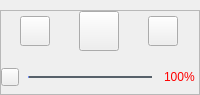
<?xml version="1.0" encoding="UTF-8"?>
<ui version="4.0">
 <class>SystemTray</class>
 <widget class="QWidget" name="SystemTray">
  <property name="geometry">
   <rect>
    <x>0</x>
    <y>0</y>
    <width>200</width>
    <height>95</height>
   </rect>
  </property>
  <property name="maximumSize">
   <size>
    <width>200</width>
    <height>16777215</height>
   </size>
  </property>
  <property name="windowTitle">
   <string>Form</string>
  </property>
  <property name="styleSheet">
   <string notr="true"/>
  </property>
  <layout class="QVBoxLayout" name="verticalLayout_3">
   <property name="spacing">
    <number>0</number>
   </property>
   <property name="leftMargin">
    <number>0</number>
   </property>
   <property name="topMargin">
    <number>10</number>
   </property>
   <property name="rightMargin">
    <number>0</number>
   </property>
   <property name="bottomMargin">
    <number>0</number>
   </property>
   <item>
    <widget class="QFrame" name="frame">
     <property name="frameShape">
      <enum>QFrame::StyledPanel</enum>
     </property>
     <property name="frameShadow">
      <enum>QFrame::Raised</enum>
     </property>
     <layout class="QVBoxLayout" name="verticalLayout_2">
      <property name="spacing">
       <number>0</number>
      </property>
      <property name="leftMargin">
       <number>0</number>
      </property>
      <property name="topMargin">
       <number>0</number>
      </property>
      <property name="rightMargin">
       <number>0</number>
      </property>
      <property name="bottomMargin">
       <number>0</number>
      </property>
      <item>
       <layout class="QVBoxLayout" name="verticalLayout">
        <property name="spacing">
         <number>10</number>
        </property>
        <item>
         <layout class="QHBoxLayout" name="horizontalLayout">
          <property name="spacing">
           <number>10</number>
          </property>
          <item>
           <widget class="QPushButton" name="pushButton_previous">
            <property name="minimumSize">
             <size>
              <width>30</width>
              <height>30</height>
             </size>
            </property>
            <property name="maximumSize">
             <size>
              <width>30</width>
              <height>30</height>
             </size>
            </property>
            <property name="styleSheet">
             <string notr="true">QPushButton
{
border-image: url(:/images/tray/tray_previous.png);
}</string>
            </property>
            <property name="text">
             <string/>
            </property>
           </widget>
          </item>
          <item>
           <widget class="QPushButton" name="pushButton_pause">
            <property name="minimumSize">
             <size>
              <width>40</width>
              <height>40</height>
             </size>
            </property>
            <property name="maximumSize">
             <size>
              <width>40</width>
              <height>40</height>
             </size>
            </property>
            <property name="styleSheet">
             <string notr="true"/>
            </property>
            <property name="text">
             <string/>
            </property>
           </widget>
          </item>
          <item>
           <widget class="QPushButton" name="pushButton_next">
            <property name="minimumSize">
             <size>
              <width>30</width>
              <height>30</height>
             </size>
            </property>
            <property name="maximumSize">
             <size>
              <width>30</width>
              <height>30</height>
             </size>
            </property>
            <property name="styleSheet">
             <string notr="true">QPushButton
{
border-image: url(:/images/tray/tray_next.png);
}</string>
            </property>
            <property name="text">
             <string/>
            </property>
           </widget>
          </item>
         </layout>
        </item>
        <item>
         <layout class="QHBoxLayout" name="horizontalLayout_2">
          <property name="spacing">
           <number>6</number>
          </property>
          <item>
           <widget class="QPushButton" name="pushButton_mute">
            <property name="minimumSize">
             <size>
              <width>18</width>
              <height>18</height>
             </size>
            </property>
            <property name="maximumSize">
             <size>
              <width>18</width>
              <height>18</height>
             </size>
            </property>
            <property name="styleSheet">
             <string notr="true">QPushButton
{
border-image: url(:/images/tray/tray_sound.png);
}

/*
QPushButton:hover
{
border-image: url(:/images/tray/tray_muted.png);
}
*/</string>
            </property>
            <property name="text">
             <string/>
            </property>
           </widget>
          </item>
          <item>
           <widget class="QSlider" name="horizontalSlider_sound">
            <property name="minimumSize">
             <size>
              <width>130</width>
              <height>25</height>
             </size>
            </property>
            <property name="maximumSize">
             <size>
              <width>130</width>
              <height>25</height>
             </size>
            </property>
            <property name="styleSheet">
             <string notr="true">QSlider:horizontal
{
margin: 0px 3px 0px 3px;
}

/*整个进度条*/
QSlider::groove:horizontal 
{
background-color: rgba(255,255,255,0.1);
height: 2px;
border-radius:1px;
}


/*整个进度条-hover*/
QSlider::groove:horizontal:hover
{
background:transparent;
height: 2px;
border-radius:1px;
}

/*
QSlider::handle:horizontal 
{

background: qradialgradient(spread:pad, cx:0.5, cy:0.5, radius:0.5, fx:0.5, fy:0.5, 
stop:0.6 #45ADED, stop:0.778409 rgba(255, 255, 255, 255));
height:8px;
width:10px;
margin-top: -4px;
margin-bottom: -4px;
padding-right:1px;
border-radius:5px;
}
*/


/*J拖动按钮*/
QSlider::handle:horizontal 
{
background-color:qlineargradient(spread:pad,x1:0,y1:0,x2:1,y2:0,stop:0 rgba(0, 205, 76,1.0), stop:1  rgba(24, 247, 51,1.0));
height:14px;
width:14px;
margin-top: -6px;
margin-bottom: -6px;
margin-left: -3px;
margin-right: -3px;
border-radius:7px;
border-image: url(:/images/icon/player_slider_normal.png);
background-color: transparent;
}

/*J拖动按钮-hover,只跟groove的hover时高度影响*/
QSlider::handle:horizontal:hover 
{
border-image: url(:/images/icon/player_slider_hover.png);
background-color: transparent;
}

/*未划过的区域，右边界线*/
QSlider::add-page:horizontal,QSlider::add-line:horizontal
{
border-radius:2px;
background-color: rgb(87, 97, 106); 
}

/*已划过的区域，左边界线*/
QSlider::sub-page:horizontal,QSlider::sub-line:horizontal
{
border-radius:2px;
background-color:qlineargradient(spread:pad, x1:0, y1:0, x2:1, y2:0, stop:0 rgba(231,80,229, 255), stop:1 rgba(7,208,255, 255));
}
</string>
            </property>
            <property name="orientation">
             <enum>Qt::Horizontal</enum>
            </property>
           </widget>
          </item>
          <item>
           <widget class="QLabel" name="label_percentage">
            <property name="minimumSize">
             <size>
              <width>36</width>
              <height>0</height>
             </size>
            </property>
            <property name="maximumSize">
             <size>
              <width>36</width>
              <height>16777215</height>
             </size>
            </property>
            <property name="styleSheet">
             <string notr="true">QLabel
{
padding-bottom:2px;
color:#ff0000;
}</string>
            </property>
            <property name="text">
             <string>100%</string>
            </property>
           </widget>
          </item>
         </layout>
        </item>
       </layout>
      </item>
     </layout>
    </widget>
   </item>
  </layout>
 </widget>
 <resources/>
 <connections/>
</ui>
